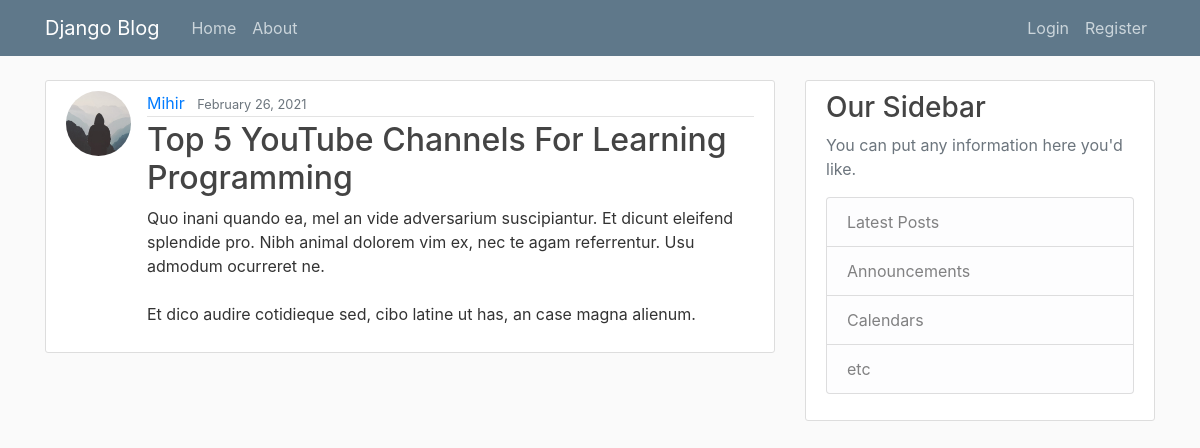
The page /post/33/ on the database its author committed.
### blog/models.py (models this page shows, shortened)
class Post(models.Model):
    title = models.CharField(max_length=100)
    content = models.TextField()
    date_posted = models.DateTimeField(default=timezone.now)
    author = models.ForeignKey(User, on_delete= models.CASCADE)

### users/models.py (models this page shows, shortened)
class Profile(models.Model):
    user = models.OneToOneField(User,on_delete=models.CASCADE)
    image = models.ImageField(default='default.jpg',upload_to='profile_pics')

### blog/views.py (the view)
# urls.py: path('post/<int:pk>/', PostDetailView.as_view() ,name = 'post-detail'),
class PostDetailView(DetailView):
    model = Post

### blog/templates/blog/post_detail.html (shortened to what this page needs)
{% extends "blog/base.html" %}
{% block content %}
    <article class="media content-section">
        <img class="rounded-circle article-img" src="{{ object.author.profile.image.url }}" alt="">
        <div class="media-body">
            <div class="article-metadata">
            <a class="mr-2" href="{% url 'user-posts' object.author.username %}">{{ object.author }}</a>
            <small class="text-muted">{{ object.date_posted|date:"F d, Y" }}</small>
            </div>
            <h2 class="article-title">{{ object.title }}</h2>
            <p class="article-content">{{ object.content }}</p>
        </div>
    </article>
{% endblock content %}

### blog/static/blog/main.css (style rules this page uses)
body { background: #fafafa; color: #333333; margin-top: 5rem; }
h1, h2, h3, h4, h5, h6 { color: #444444; }
.content-section { background: #ffffff; padding: 10px 20px; border: 1px solid #dddddd; border-radius: 3px; margin-bottom: 20px; }
.article-title { color: #444444; }
.article-content { white-space: pre-line; }
.article-img { height: 65px; width: 65px; margin-right: 16px; }
.article-metadata { padding-bottom: 1px; margin-bottom: 4px; border-bottom: 1px solid #e3e3e3 }

### rows shown on the page
Post: author.profile.image (placeholder picture), author "Mihir", date_posted "February 26, 2021", title "Top 5 YouTube Channels For Learning Programming", content "Quo inani quando ea, mel an vide adversarium suscipiantur. Et dicunt eleifend splendide pro. Nibh animal dolorem vim ex, nec te agam referrentur. Usu admodum ocurreret ne. Et dico audire cotidieque sed, cibo latine ut has, an case magna alienum."
